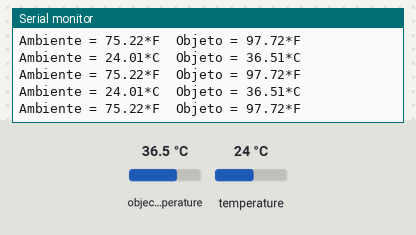
The sketch below on a simulated Arduino Uno, built with avr-gcc and run on an emulated ATmega328P. Shown: the last lines printed to the serial monitor. The inputs (shaded band) are chosen by the test bench; at power-on: object temperature 36.5 °C, temperature 24 °C.

Above: at 1.2 s.
1.3 s: object temperature set to 20 °C
At 1.9 s:
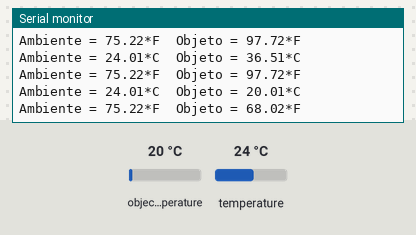
2.8 s: temperature set to 12 °C
At 2.93 s:
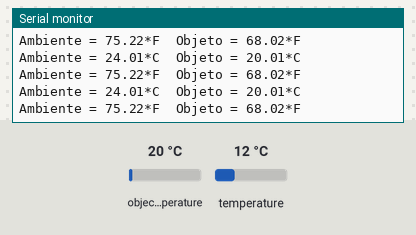
4.3 s: object temperature set to 26 °C
At 4.46 s:
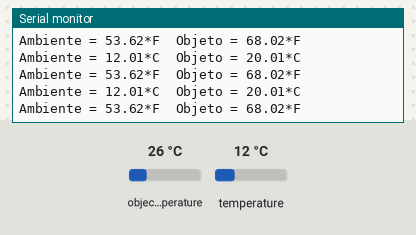
Timing chart, 0 to 7.3 s (numbered marks = the images above; inputs shaded):
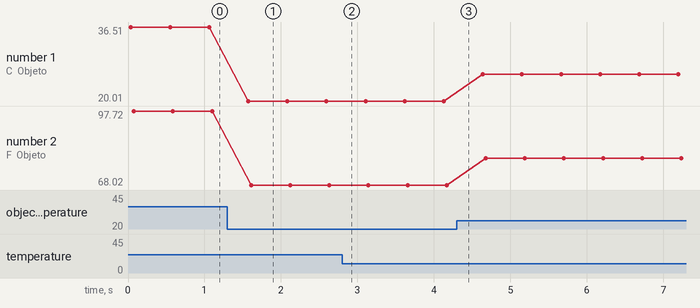

Measured:
- after the input at 1.3 s, the serial monitor: prints a new line after 0.27 s (image 1)
- plotted number 1: 36.51 → 20.01 after the input at 1.3 s, 20.01 → 26.01 after the input at 4.3 s
- plotted number 2: 97.72 → 68.02 after the input at 1.3 s, 68.02 → 78.82 after the input at 4.3 s

The sketch:

configuracion_temperatura.ino
```cpp
#include <Wire.h>
#include <Adafruit_MLX90614.h>

Adafruit_MLX90614 mlx = Adafruit_MLX90614();

void setup() {
  Serial.begin(9600);
  Serial.println("Prueba sensor de temperatura GY-906");
  mlx.begin();
}

void loop() {
  Serial.print("Ambiente = "); Serial.print(mlx.readAmbientTempC());
  Serial.print("*C\tObjeto = "); Serial.print(mlx.readObjectTempC()); Serial.println("*C");
  Serial.print("Ambiente = "); Serial.print(mlx.readAmbientTempF());
  Serial.print("*F\tObjeto = "); Serial.print(mlx.readObjectTempF()); Serial.println("*F");
  Serial.println();
  delay(500);
}
```
